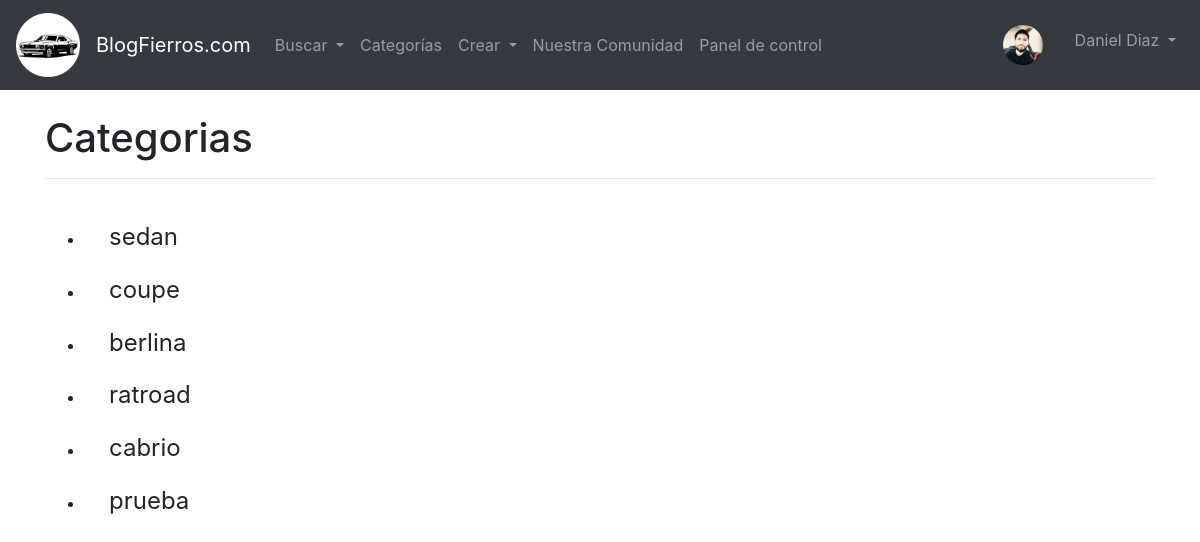
Page /categoria-list (signed in) on the earlier database version.
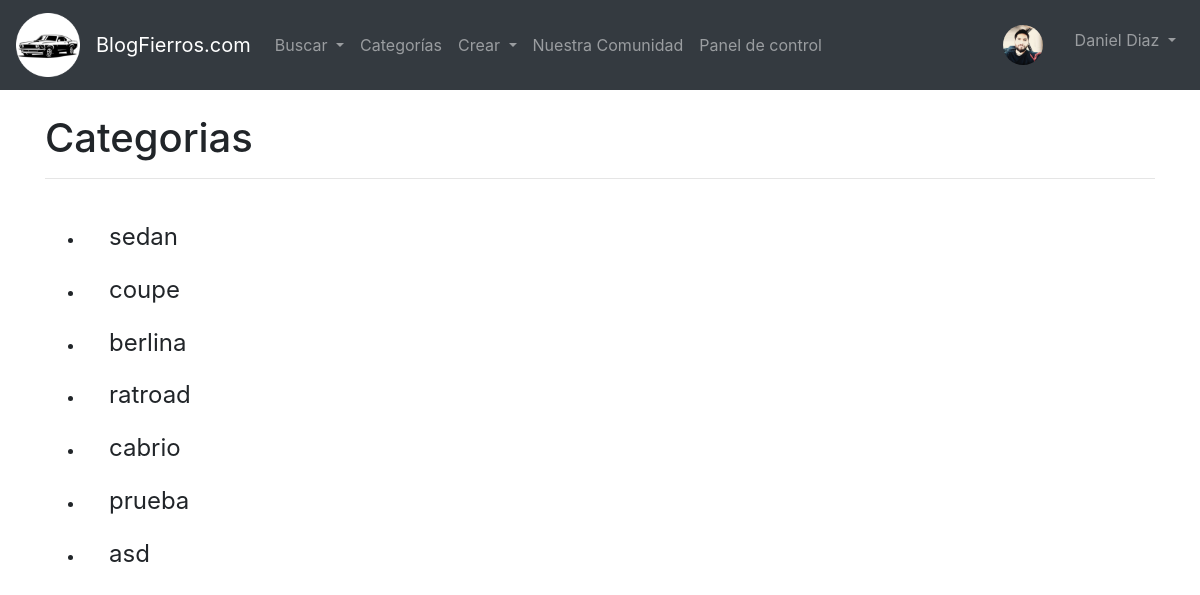
Same page on the later database version.
### appfierros/models.py (models this page shows, shortened)
class Categoria(models.Model):
	nombre = models.CharField(max_length=255)
	def __str__(self):
		return self.nombre

### appfierros/views.py (the view)
# urls.py: path('categoria-list', CategoriaListView, name='categoria-list'),
def CategoriaListView(request):
	cat_menu_list = Categoria.objects.all()
	return render(request, 'categoria_list.html', {'cat_menu_list':cat_menu_list})

### appfierros/templates/categoria_list.html (shortened to what this page needs)
{% extends 'base.html' %}
{% block content %}
<h1>Categorias</h1>
<hr>
	    {% for item in cat_menu_list %}
	    <ul>
	    	<li>
             <h4><a class="dropdown-item" href="{% url 'categoria' item|slugify %}">{{ item }}<a/></h4>
        	</li>
        </ul>
        {% endfor %}
{% endblock %}

Differences in the rows shown:
added Categoria: nombre "asd"
